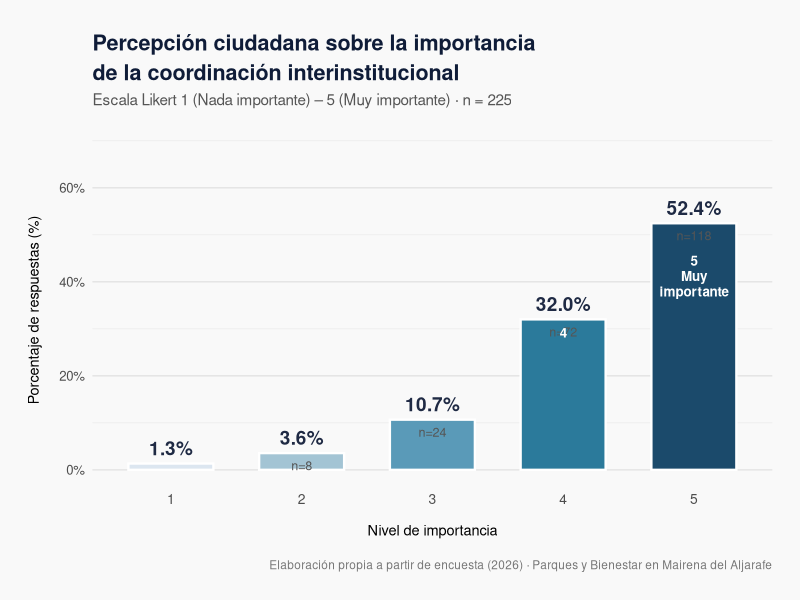
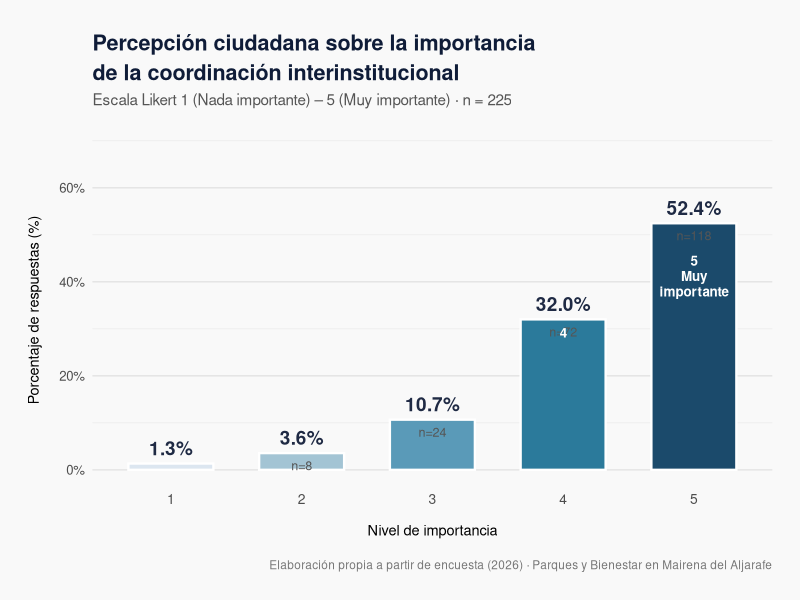

The R script that drew these images, in order:
# =====================================================
# GRÁFICO 1 - COORDINACIÓN INTERINSTITUCIONAL
# TFG Antropología Urbana - Estilo Profesional
# =====================================================
library(ggplot2)
library(dplyr)

# ==================== DATOS ====================
df <- data.frame(
  likert = factor(1:5, levels = 1:5),
  n = c(3, 8, 24, 72, 118), # Cambia estos números por tus datos reales
  label = c("1\nNada\nimportante", "2", "3", "4", "5\nMuy\nimportante")
)

N <- sum(df$n)

df <- df %>%
  mutate(
    pct = n / N * 100,
    label_pct = sprintf("%.1f%%", pct),
    label_n = paste0("n=", n)
  )

# ==================== GRÁFICO ====================
p1 <- ggplot(df, aes(x = likert, y = pct, fill = likert)) +
  geom_col(width = 0.65, color = "white", linewidth = 0.8) +
  
  # Porcentajes encima
  geom_text(aes(label = label_pct), vjust = -0.6, size = 4.8, fontface = "bold", color = "#1F2A44") +
  
  # n debajo
  geom_text(aes(label = label_n, y = pct - 1.5), vjust = 1, size = 3.2, color = "#555555") +
  
  # Etiquetas dentro de las barras más altas
  geom_text(data = subset(df, pct > 15), aes(label = label),
            vjust = 1.8, size = 3.4, color = "white", fontface = "bold", lineheight = 0.95) +
  
  scale_fill_manual(values = c(
    "1" = "#DCE6F0",
    "2" = "#A3C4D4",
    "3" = "#5A9AB8",
    "4" = "#2B7A9B",
    "5" = "#1B4A6B"
  )) +
  
  scale_y_continuous(
    limits = c(0, 68),
    breaks = seq(0, 60, 20),
    labels = function(x) paste0(x, "%")
  ) +
  
  labs(
    title = "Percepción ciudadana sobre la importancia\nde la coordinación interinstitucional",
    subtitle = paste0("Escala Likert 1 (Nada importante) – 5 (Muy importante) · n = ", N),
    x = "Nivel de importancia",
    y = "Porcentaje de respuestas (%)",
    caption = "Elaboración propia a partir de encuesta (2026) · Parques y Bienestar en Mairena del Aljarafe"
  ) +
  
  theme_minimal(base_size = 11.5) +
  theme(
    plot.background = element_rect(fill = "#F9F9F9", color = NA),
    panel.background = element_rect(fill = "#F9F9F9", color = NA),
    panel.grid.major.y = element_line(color = "#E5E5E5"),
    panel.grid.major.x = element_blank(),
    plot.title = element_text(face = "bold", size = 15.5, color = "#0F1C38", lineheight = 1.15),
    plot.subtitle = element_text(size = 11, color = "#555555", margin = margin(b = 18)),
    plot.caption = element_text(size = 8.5, color = "#777777", hjust = 1, margin = margin(t = 15)),
    axis.title.x = element_text(size = 10.5, margin = margin(t = 12)),
    axis.title.y = element_text(size = 10.5, margin = margin(r = 12)),
    axis.text.x = element_text(size = 10, lineheight = 1.1),
    axis.text.y = element_text(size = 9.5),
    legend.position = "none",
    plot.margin = margin(25, 20, 20, 20)
  )

print(p1)

# Guardar en alta calidad
ggsave("Grafico_Coordinacion_Institucional.png", p1, width = 18, height = 13, units = "cm", dpi = 320, bg = "white")
